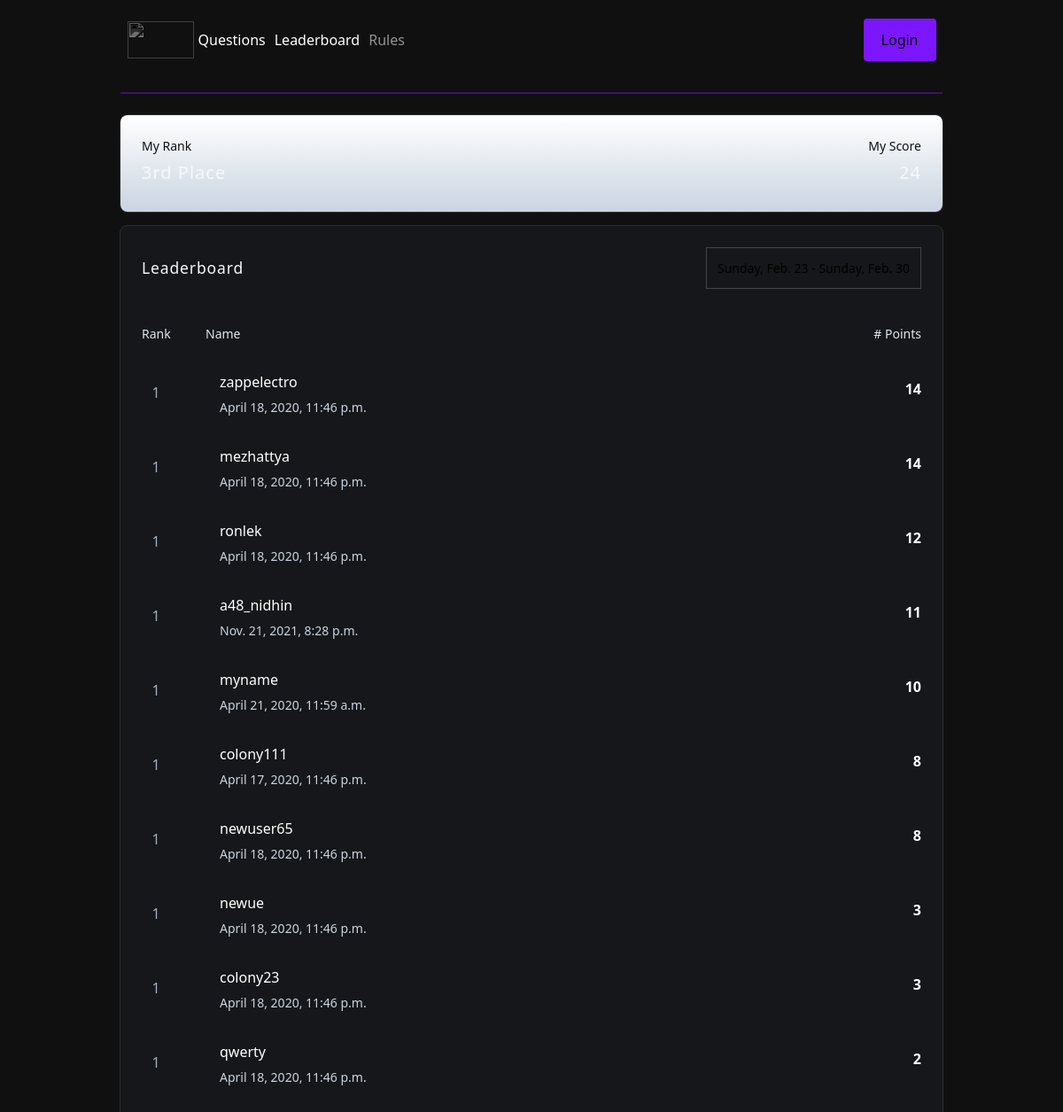
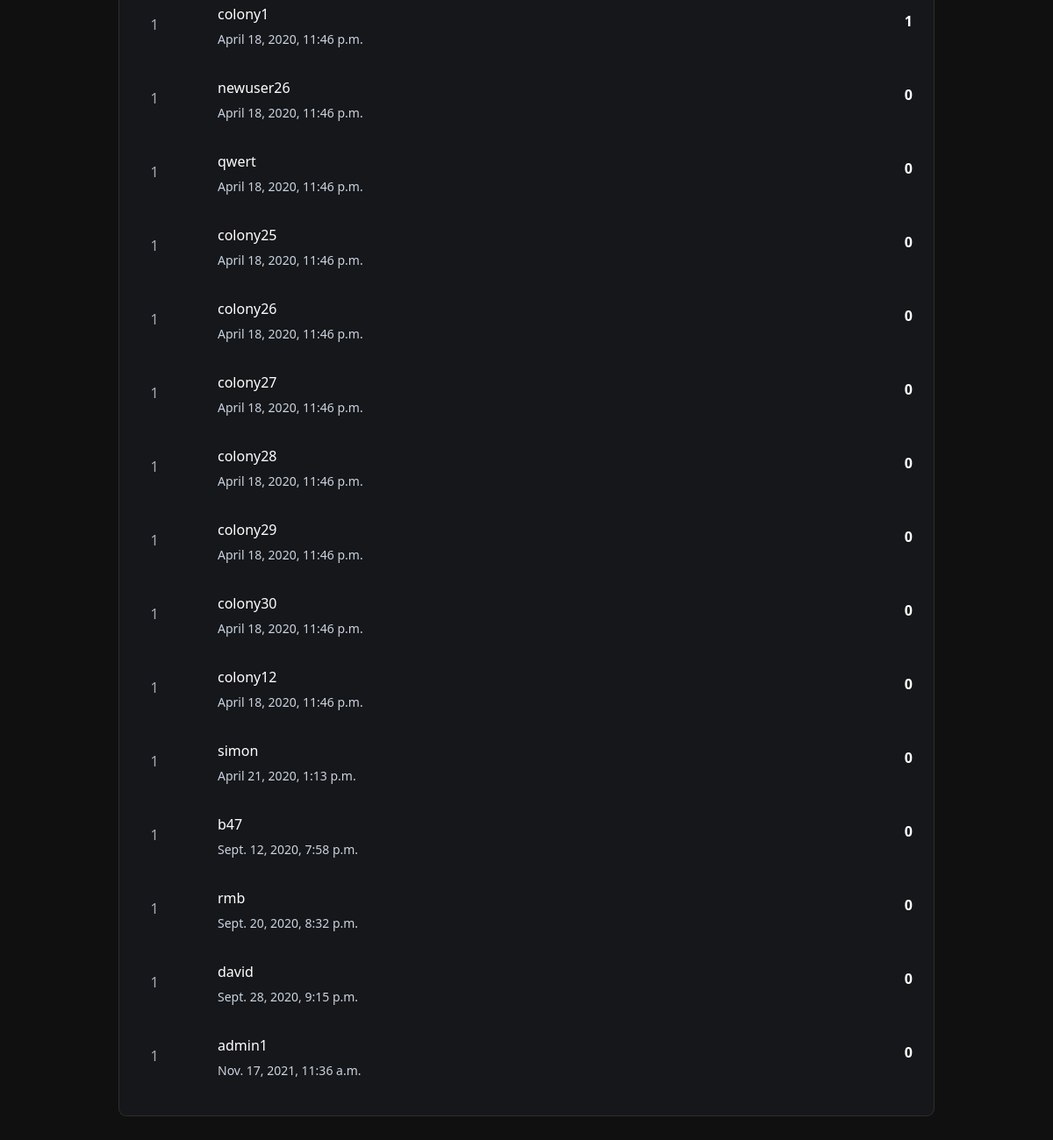
Page /leaderboard/ on the committed database (2 pictures, top to bottom).
### treasurehunt/models.py (models this page shows, shortened)
class Score(models.Model):
    user = models.OneToOneField(User, on_delete=models.CASCADE)
    score = models.PositiveIntegerField(default=0)
    ban=models.BooleanField(default=False)
    timestamp = models.DateTimeField(default=datetime.now)

### treasurehunt/views.py (the view, shortened to what this page needs)
# urls.py: path('leaderboard/', views.leaderboard, name='leaderboard')
def leaderboard(request):
    leader = models.Score.objects.all().filter(ban=False).order_by('-score','timestamp')
    if len(leader) >= 10:
        user_name = []
        for x in leader:
            user_name.append((x.user.username, x.score,x.timestamp))
        return render(request, 'treasurehunt/leaderboard.html', {
            'user_name': user_name,
        })

### treasurehunt/templates/treasurehunt/leaderboard.html (shortened to what this page needs)
{% extends "treasurehunt/base.html" %}
{% load static %}
{% block content %}
<div class="l-grid__item l-grid__item--sticky">
	<div class="c-card u-bg--light-gradient u-text--dark">
	  <div class="c-card__body">
		<div class="u-display--flex u-justify--space-between">
		  <div class="u-text--left">
			<div class="u-text--small">My Rank</div>
			<h2>3rd Place</h2>
		  </div>
		  <div class="u-text--right">
			<div class="u-text--small">My Score</div>
			<h2>24</h2>
		  </div>
		</div>
	  </div>
	</div>
  </div>
  <div class="l-grid__item">
	<div class="c-card">
	  <div class="c-card__header">
		<h3>Leaderboard</h3>
		<select class="c-select">
		  <option selected="selected">Sunday, Feb. 23 - Sunday, Feb. 30</option>
		</select>
	  </div>
	  <div class="c-card__body">
		<ul class="c-list" id="list">
		  <li class="c-list__item">
			<div class="c-list__grid">
			  <div class="u-text--left u-text--small u-text--medium">Rank</div>
			  <div class="u-text--left u-text--small u-text--medium">Name</div>
			  <div class="u-text--right u-text--small u-text--medium"># Points</div>
			</div>
		  </li>
		  {% for x,y,z in user_name  %}
		  <li class="c-list__item">
			<div class="c-list__grid">
				<div class="c-flag c-place u-bg--transparent">1</div>
				<div class="c-media">
					<div class="c-media__content">
						<div class="c-media__title">{{x}}</div>
						<a class="c-media__link u-text--small" href="#">{{z}}</a>
					</div>
				</div>
				<div class="u-text--right c-kudos">
					<div class="u-mt--8">
						<strong>{{y}}</strong>
					</div>
				</div>
			</div>
		</li>
		{% endfor %}
		</ul>
	  </div>
	</div>
  </div>
{% endblock content %}

### treasurehunt/static/styles/style.css (style rules this page uses)
html { --black: #000000; --white: #ffffff; --darkest: #101010; --darker: #16171a; --dark: #a3afbf; --medium: #dfe7ef; --light: #cad4e1; --lighter: #f5f8fc; --lightest: var(--white); --primary: #7b16ff; --primary-light: #ddd9ff; --primary-trans: rgba(123, 22, 255, 0.4); --yellow: #fdcb6e; --orange: #e17055; --teal: #00cec9; --bg: var(--darkest); --color: var(--lightest); --surface: var(--darker); }
html { font-size: 62.5%; box-sizing: border-box; }
*, *:before, *:after { box-sizing: inherit; }
html, body { width: 100%; height: 100%; }
body { background: var(--bg); color: var(--color); font-size: 1.6rem; font-family: "Overpass Mono", system-ui; }
h1, h2, h3, h4, h5, h6 { font-weight: 400; letter-spacing: 0.05em; margin-top: 0.8rem; margin-bottom: 0.8rem; font-family: "Oswald", system-ui; color: var(--lighter); }
a { color: var(--light); text-decoration: none; transition: all 120ms ease-out 0s; display: inline-block; border-radius: 0.4rem; }
button, textarea, input, select { font-family: inherit; }
button, select { cursor: pointer; }
.c-card { border-radius: 0.8rem; background: var(--surface); width: 100%; margin-bottom: 1.6rem; box-shadow: 0px 0px 0px 1px rgba(255, 255, 255, 0.12); }
.c-card__body, .c-card__header { padding: 2.4rem; }
.c-card__header { display: flex; align-items: center; justify-content: space-between; padding-bottom: 0; }
.c-list { margin: 0; padding: 0; list-style-type: none; }
.c-list__item { padding: 1.6rem 0; }
.c-list__item .c-flag { margin-top: 0.8rem; }
.c-list__grid { display: grid; grid-template-columns: 4.8rem 3fr 1fr; grid-column-gap: 2.4rem; }
.c-media { display: inline-flex; align-items: center; }
.c-media__content { padding-left: 1.6rem; }
.c-media__title { margin-bottom: 0.4rem; }
.c-select { background: transparent; padding: 1.2rem; -webkit-appearance: none; -moz-appearance: none; appearance: none; font-size: 1.4rem; border-color: rgba(255, 255, 255, 0.2); transition: all 120ms ease-out 0s; }
.c-flag { display: inline-flex; align-items: center; justify-content: center; width: 3.2rem; height: 3.2rem; background: var(--lightest); color: var(--dark); border-radius: 0.4rem; }
.u-text--left { text-align: left; }
.u-text--right { text-align: right; }
.u-text--dark { color: var(--darkest) !important; }
.u-bg--transparent { background: transparent !important; }
.u-text--medium { color: var(--medium) !important; }
.u-bg--light-gradient { background: linear-gradient(to top, var(--light), var(--lightest)) !important; }
.u-display--flex { display: flex; }
.u-justify--space-between { justify-content: space-between; }
.u-text--small { font-size: 1.4rem; }
.u-mt--8 { margin-top: 0.8rem; }

### rows in the picture
Score: user_name "April 18, 2020, 11:46 p.m."
Score: user_name "April 18, 2020, 11:46 p.m."
Score: user_name "April 18, 2020, 11:46 p.m."
Score: user_name "Nov. 21, 2021, 8:28 p.m."
Score: user_name "April 21, 2020, 11:59 a.m."
Score: user_name "April 17, 2020, 11:46 p.m."
Score: user_name "April 18, 2020, 11:46 p.m."
Score: user_name "April 18, 2020, 11:46 p.m."
Score: user_name "April 18, 2020, 11:46 p.m."
Score: user_name "April 18, 2020, 11:46 p.m."
Score: user_name "April 18, 2020, 11:46 p.m."
Score: user_name "April 18, 2020, 11:46 p.m."
Score: user_name "April 18, 2020, 11:46 p.m."
Score: user_name "April 18, 2020, 11:46 p.m."
Score: user_name "April 18, 2020, 11:46 p.m."
Score: user_name "April 18, 2020, 11:46 p.m."
Score: user_name "April 18, 2020, 11:46 p.m."
Score: user_name "April 18, 2020, 11:46 p.m."
Score: user_name "April 18, 2020, 11:46 p.m."
Score: user_name "April 18, 2020, 11:46 p.m."
Score: user_name "April 21, 2020, 1:13 p.m."
Score: user_name "Sept. 12, 2020, 7:58 p.m."
Score: user_name "Sept. 20, 2020, 8:32 p.m."
Score: user_name "Sept. 28, 2020, 9:15 p.m."
Score: user_name "Nov. 17, 2021, 11:36 a.m."

### other values in the picture
{{ x }} "zappelectro" "mezhattya" "ronlek" "a48_nidhin" "myname" "colony111" "newuser65" "newue" "colony23" "qwerty" "colony1" "newuser26" "qwert" "colony25" "colony26" "colony27" "colony28" "colony29" "colony30" "colony12" "simon" "b47" "rmb" "david" "admin1"
{{ y }} "14" "14" "12" "11" "10" "8" "8" "3" "3" "2" "1" "0" "0" "0" "0" "0" "0" "0" "0" "0" "0" "0" "0" "0" "0"
